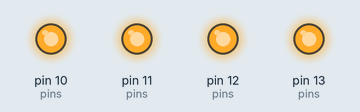
Simulated run of this sketch. Board: Arduino Uno, built with avr-gcc and run on an emulated ATmega328P. Shown: output pins drawn as LEDs (lit = HIGH).

Above: at 0.5 s.
At 3.5 s:
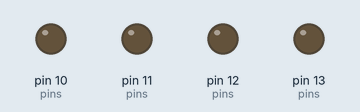
Timing chart, 0 to 4.6 s (numbered marks = the images above):
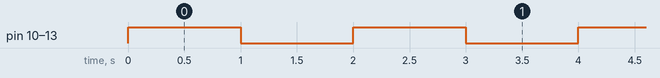

Measured:
- by itself, pin 10 (pins), pin 11 (pins), pin 12 (pins), pin 13 (pins): alternates HIGH for 1.0 s and LOW for 1.0 s

The sketch:

BareMinimum.ino
```cpp
int pins[] = { 10, 11, 12, 13 };

void on(int pinNbr) {
  digitalWrite(pinNbr, 1);
}
void off(int pinNbr) {
  digitalWrite(pinNbr, 0);
}

void setup() {
  // put your setup code here, to run once:
  for (int pinNbr : pins) {
    pinMode(pinNbr, OUTPUT);
  }
}

void loop() {
  for (int pinNbr : pins) {
    on(pinNbr);
  }
  delay(1000);
  for (int pinNbr : pins) {
    off(pinNbr);
  }
  delay(1000);
}
```
